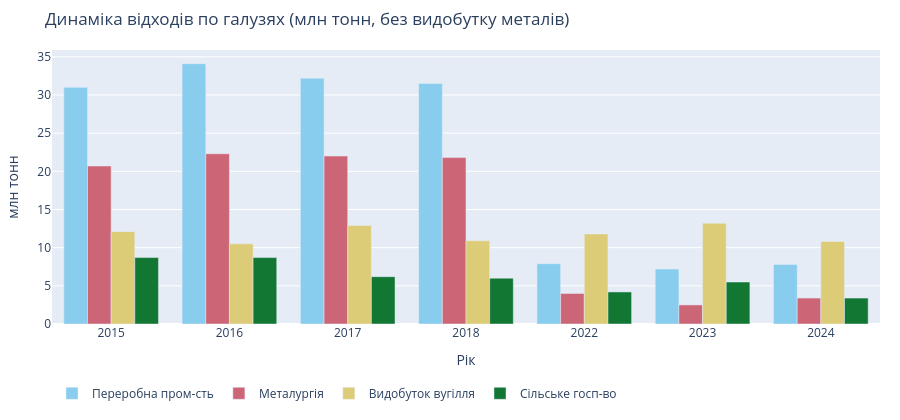

This figure's notebook cell:
### Code cell
# ГРАФІК 3 — Динаміка галузей grouped bar
# ══════════════════════════════════════════════════════════════
fig3 = go.Figure()
for i, (name, vals) in enumerate(trend_data.items()):
    fig3.add_trace(go.Bar(
        name=name,
        x=trend_years,
        y=vals,
        marker_color=COLORS[i],
        hovertemplate=f"{name}: %{{y:.1f}} млн т<extra></extra>",
    ))
fig3.update_layout(
    title="Динаміка відходів по галузях (млн тонн, без видобутку металів)",
    barmode="group",
    xaxis_title="Рік",
    yaxis_title="млн тонн",
    height=420,
    legend=dict(orientation="h", y=-0.2),
    margin=dict(l=20, r=20, t=50, b=80),
)

### Figure 1 — Plotly figure (JSON) as saved in the notebook; plotly's stock layout.template omitted (floating-point values rounded to 4 significant figures)
{"data": [{"hovertemplate": "Переробна пром-сть: %{y:.1f} млн т<extra></extra>", "marker": {"color": "rgb(136, 204, 238)"}, "name": "Переробна пром-сть", "type": "bar", "x": ["2015", "2016", "2017", "2018", "2022", "2023", "2024"], "y": [31, 34.1, 32.2, 31.5, 7.9, 7.2, 7.8]}, {"hovertemplate": "Металургія: %{y:.1f} млн т<extra></extra>", "marker": {"color": "rgb(204, 102, 119)"}, "name": "Металургія", "type": "bar", "x": ["2015", "2016", "2017", "2018", "2022", "2023", "2024"], "y": [20.7, 22.3, 22, 21.8, 4, 2.5, 3.4]}, {"hovertemplate": "Видобуток вугілля: %{y:.1f} млн т<extra></extra>", "marker": {"color": "rgb(221, 204, 119)"}, "name": "Видобуток вугілля", "type": "bar", "x": ["2015", "2016", "2017", "2018", "2022", "2023", "2024"], "y": [12.1, 10.5, 12.9, 10.9, 11.8, 13.2, 10.8]}, {"hovertemplate": "Сільське госп-во: %{y:.1f} млн т<extra></extra>", "marker": {"color": "rgb(17, 119, 51)"}, "name": "Сільське госп-во", "type": "bar", "x": ["2015", "2016", "2017", "2018", "2022", "2023", "2024"], "y": [8.7, 8.7, 6.2, 6, 4.2, 5.5, 3.4]}], "layout": {"barmode": "group", "height": 420, "legend": {"orientation": "h", "y": -0.2}, "margin": {"b": 80, "l": 20, "r": 20, "t": 50}, "title": {"text": "Динаміка відходів по галузях (млн тонн, без видобутку металів)"}, "xaxis": {"title": {"text": "Рік"}}, "yaxis": {"title": {"text": "млн тонн"}}}}
